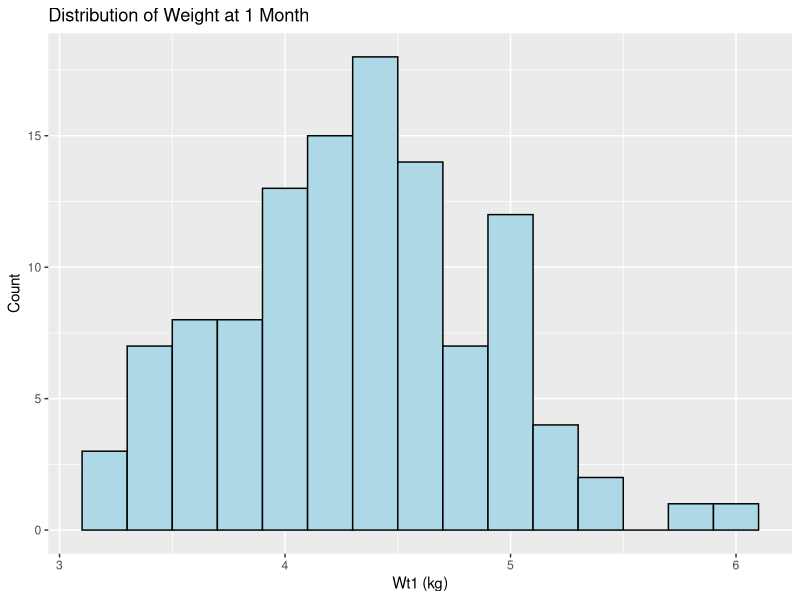
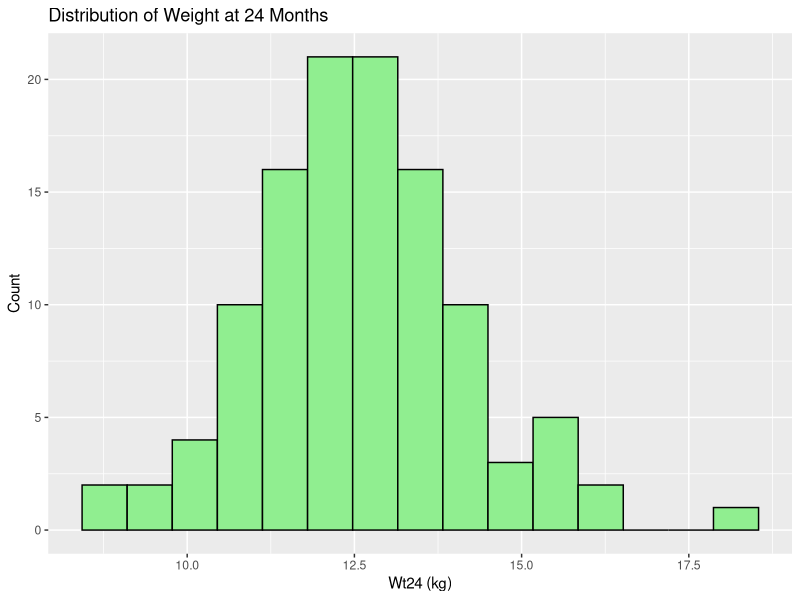
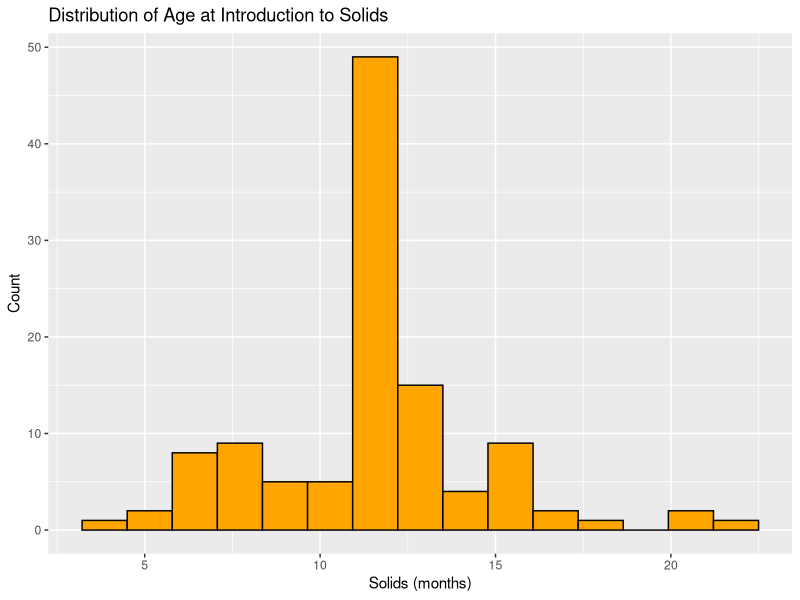
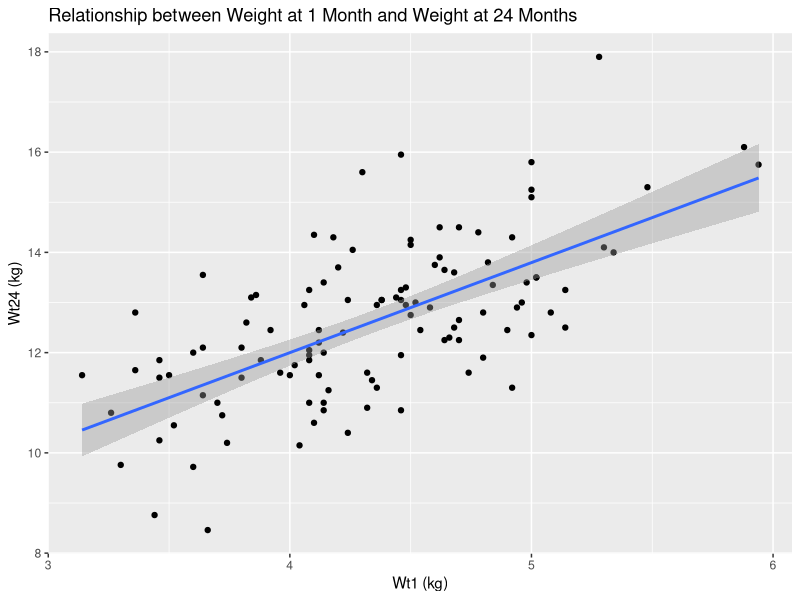
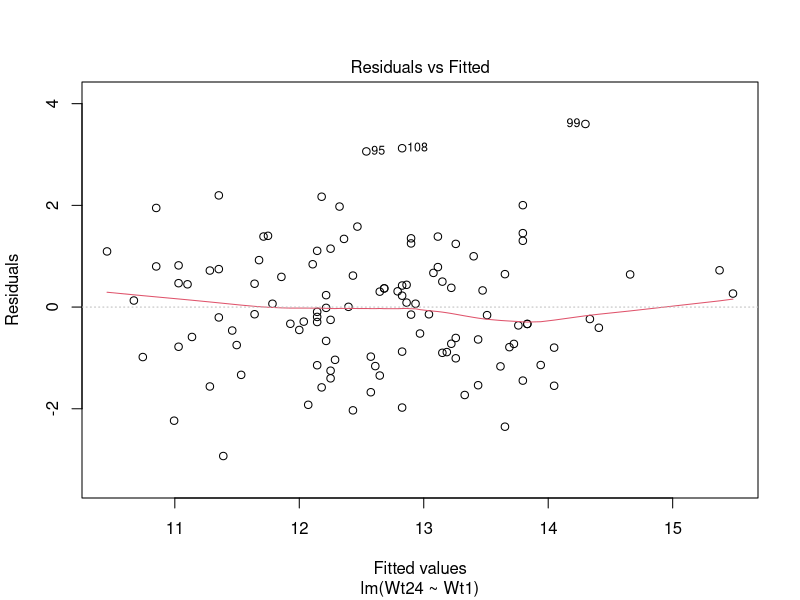
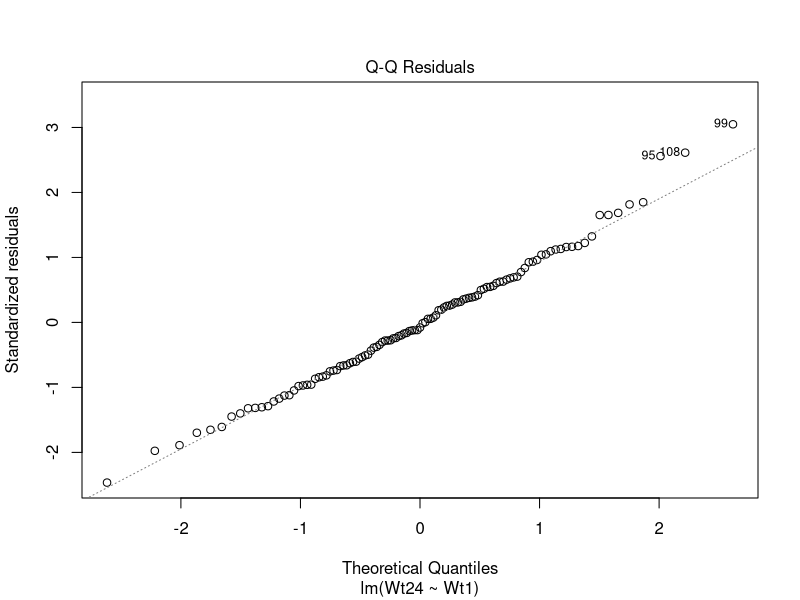
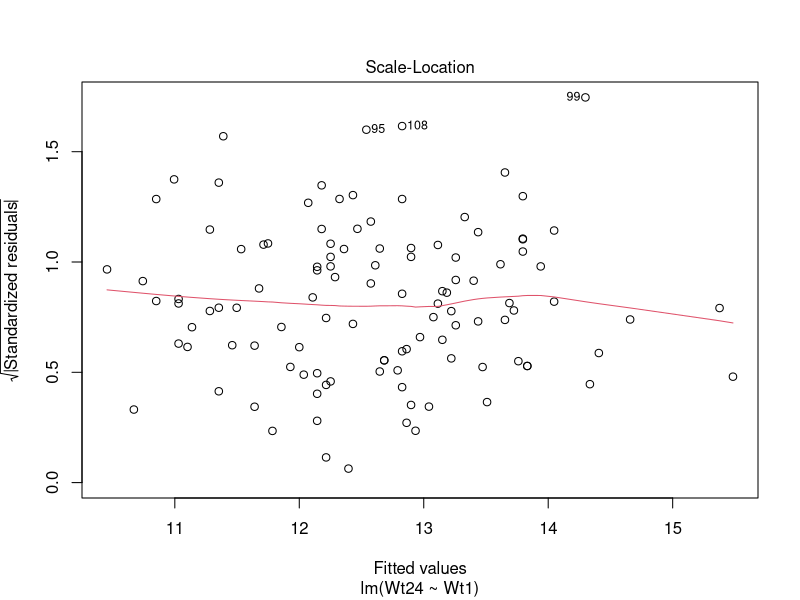
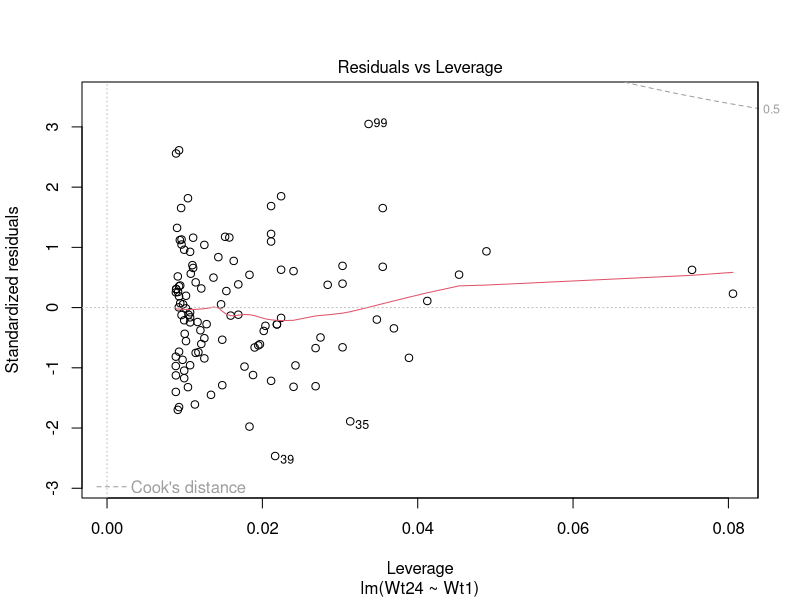

Here is the R script that generated these plots, in order:
library(tidyverse)

data <- read.csv("project1-growth-wt.csv")
data$Sex <- factor(data$Sex)

# Basic checks
str(data)
summary(data)
colSums(is.na(data))
table(data$Sex)
prop.table(table(data$Sex))

# Exploratory plots
ggplot(data, aes(x = Wt1)) +
  geom_histogram(bins = 15, color = "black", fill = "lightblue") +
  labs(title = "Distribution of Weight at 1 Month",
       x = "Wt1 (kg)", y = "Count")

ggplot(data, aes(x = Wt24)) +
  geom_histogram(bins = 15, color = "black", fill = "lightgreen") +
  labs(title = "Distribution of Weight at 24 Months",
       x = "Wt24 (kg)", y = "Count")

ggplot(data, aes(x = Solids)) +
  geom_histogram(bins = 15, color = "black", fill = "orange") +
  labs(title = "Distribution of Age at Introduction to Solids",
       x = "Solids (months)", y = "Count")

ggplot(data, aes(x = Wt1, y = Wt24)) +
  geom_point() +
  geom_smooth(method = "lm", se = TRUE) +
  labs(title = "Relationship between Weight at 1 Month and Weight at 24 Months",
       x = "Wt1 (kg)", y = "Wt24 (kg)")

# Q1
model1 <- lm(Wt24 ~ Wt1, data = data)
summary(model1)
plot(model1)

# Q2
weight_sex_model  <- lm(Wt24 ~ Wt1 + Sex, data = data)
weight_age_model  <- lm(Wt24 ~ Wt1 + Solids, data = data)
weight_comb_model <- lm(Wt24 ~ Wt1 + Sex + Solids, data = data)

summary(weight_sex_model)
summary(weight_age_model)
summary(weight_comb_model)

# model assumption checking
#QQ plot
res <- residuals(weight_comb_model)

qqnorm(res)
qqline(res, col = "red", lwd = 2)

#Residual vs Fitted Model

df <- data.frame(
  fitted = fitted(weight_comb_model),
  residuals = residuals(weight_comb_model)
)

ggplot(df, aes(x = fitted, y = residuals)) +
  geom_point(alpha = 0.7) +
  geom_hline(yintercept = 0, colour = "red", linewidth = 1) +
  labs(
    title = "Residuals vs Fitted Values",
    x = "Fitted Values",
    y = "Residuals"
  ) +
  theme_minimal()

AIC(model1, weight_sex_model, weight_age_model, weight_comb_model)

plot(weight_comb_model)

# Q3
data$Wt_Diff <- data$Wt24 - data$Wt1

ggplot(data, aes(x = Sex, y = Wt_Diff, fill = Sex)) +
  geom_boxplot() +
  labs(title = "Weight Gain from 1 to 24 Months by Sex",
       x = "Sex", y = "Weight Gain (kg)")

t_test_results <- t.test(Wt_Diff ~ Sex, data = data)
t_test_results

aggregate(Wt_Diff ~ Sex, data = data, mean)
